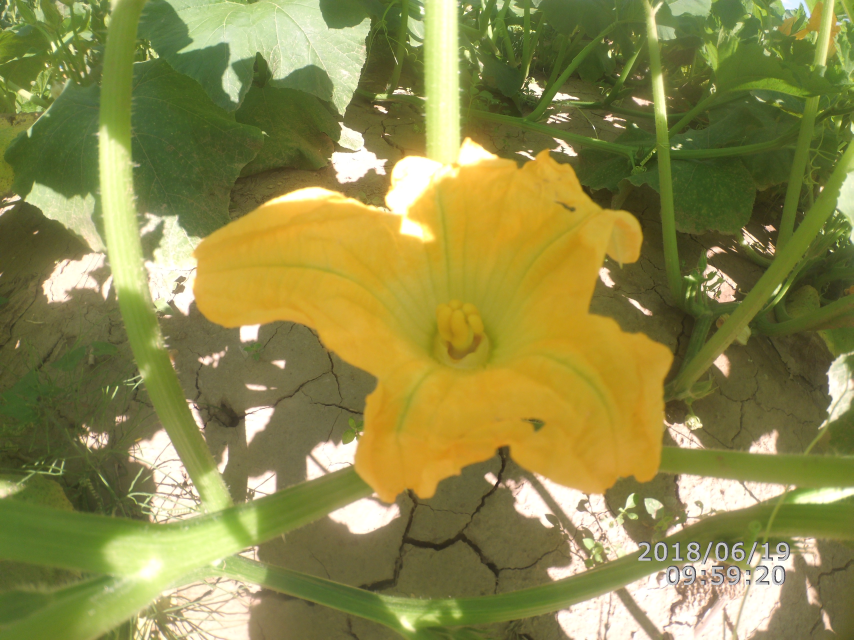
#> input picture nobee.jpg, 2560 x 1920 px (shown at 1/3 size)
$ python test.py   (Python 2 division)
#> lines starting #> are read from the running program, lines starting #| are printed output that depends on the picture
from skimage import io
import numpy as np


f= io.imread('nobee.jpg')
#> f is the input picture: shape (1920, 2560, 3); mean R, G, B 141.9, 138.1, 74.8
shape = f.shape
#> shape = (1920, 2560, 3)
print(shape)
#| (1920, 2560, 3)
flowerLeft = 0
half_X_Left = shape[0]/2
#> half_X_Left = 960
half_X_Right = half_X_Left
#> half_X_Right = 960
print("Half: " + str(half_X_Left))
#| Half: 960
#Trim the left and right sides
for j in range(shape[1]):
	pixel = f[half_X_Left,j]
	red = pixel[0]
	green = pixel[1]
	blue = pixel[2]

	if(red >180 and red < 230 and green > 140 and green < 179 and blue > 30 and blue < 59):
		#Reached the left side of the flower
		flowerLeft = [half_X_Left, j]
#> this loop made 2560 passes
#> (red, green, blue) on passes 1 to 12: (87, 81, 47), (89, 83, 49), (89, 83, 47), (88, 82, 46), (88, 79, 46), (89, 80, 47), (86, 80, 48), (86, 80, 48), (89, 82, 53), (85, 78, 49), (83, 78, 48), (84, 79, 49)
		#print("Location: " + str(half_X_Left) + "," + str(j))
		#f[half_X_Left, j] = 0
print(flowerLeft)
#| [960, 1835]
g = np.array(f)
g = np.delete(g, np.s_[flowerLeft[1]:shape[1]], 1)
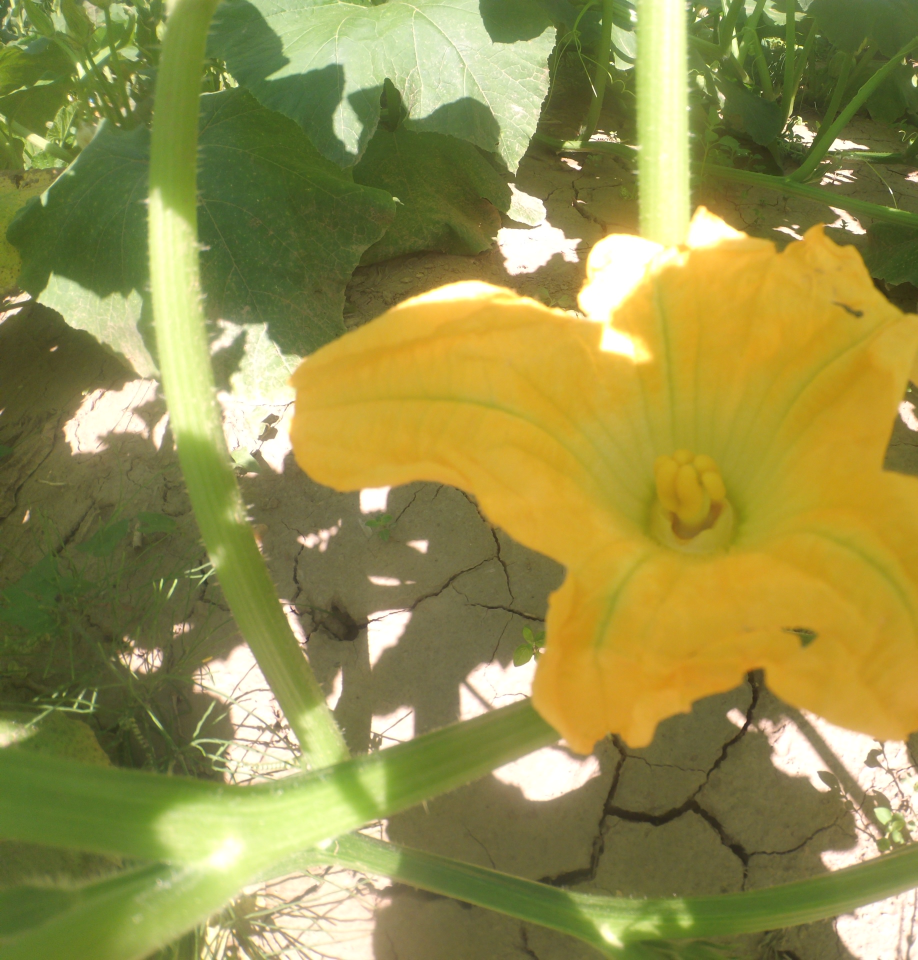
#> g: shape (1920, 1835, 3) (shown at 1/2 size); mean R, G, B 149.2, 143.5, 76.1


g = np.delete(g, np.s_[0:(g.shape[1]-1200)],1)
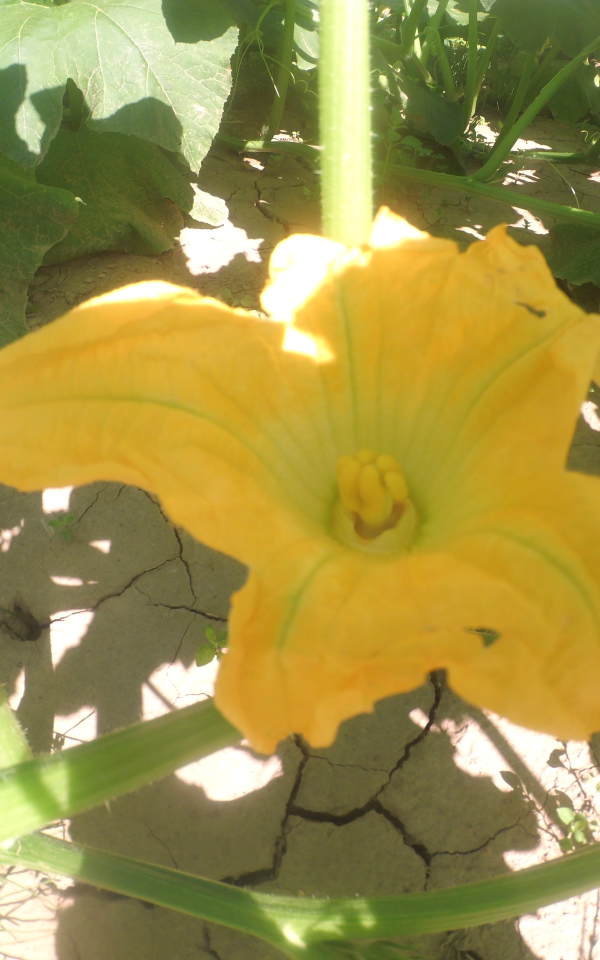
#> g: shape (1920, 1200, 3) (shown at 1/2 size); mean R, G, B 159.6, 145.9, 72.8
io.imsave('test.jpg',g)

$ run again, with bee.jpg copied over nobee.jpg
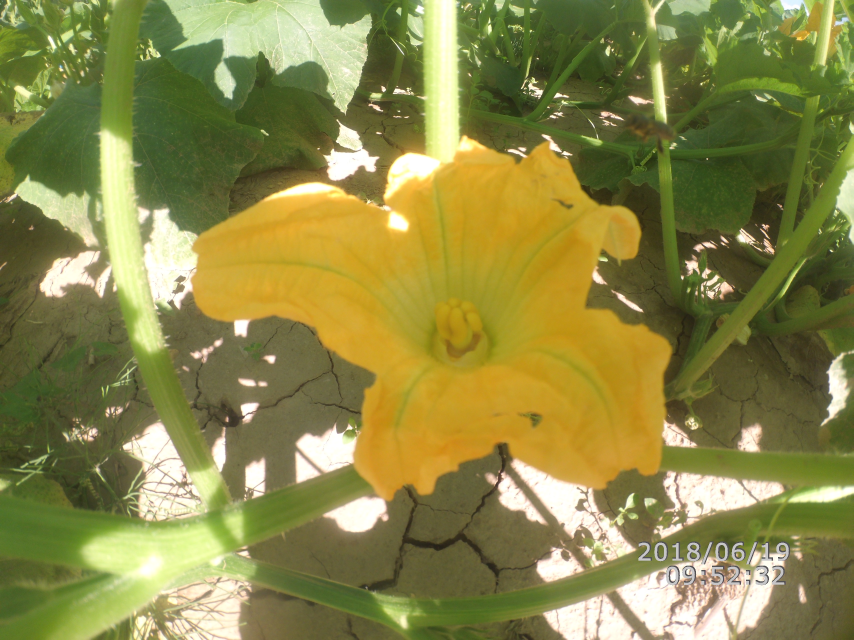
#> input picture bee.jpg, 2560 x 1920 px (shown at 1/3 size)
#> f is the input picture: shape (1920, 2560, 3); mean R, G, B 139.3, 136.3, 73.4
#| (1920, 2560, 3)
#| Half: 960
#> the loop `for j in range(shape[1]):` made 2560 passes
#> (red, green, blue) on passes 1 to 8: (80, 76, 38), (83, 79, 41), (85, 81, 44), (84, 80, 43), (81, 77, 40), (80, 76, 39), (80, 76, 41), (81, 77, 42)
#| [960, 1853]
#> `g = np.delete(g, np.s_[flowerLeft[1]:shape[1]], 1)`:
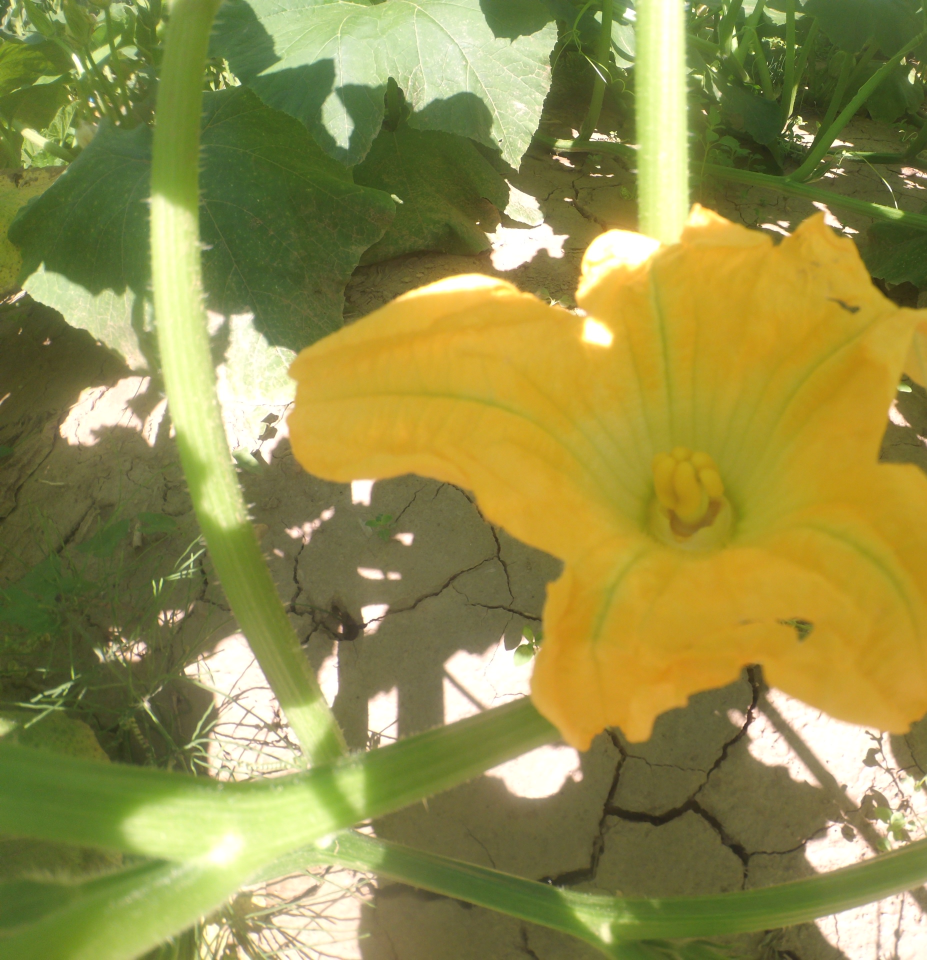
#> g: shape (1920, 1853, 3) (shown at 1/2 size); mean R, G, B 147.2, 142.3, 75.2
#> `g = np.delete(g, np.s_[0:(g.shape[1]-1200)],1)`:
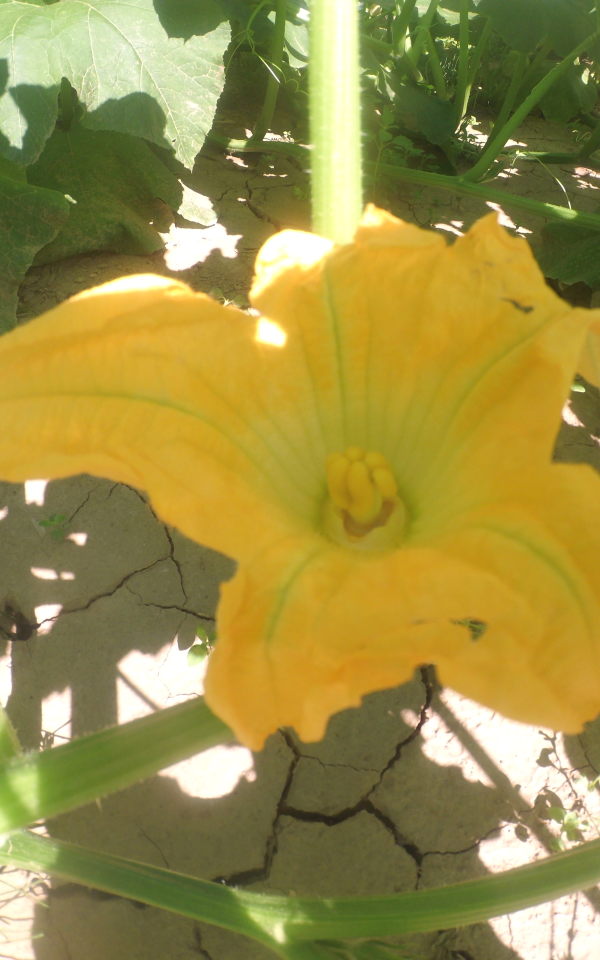
#> g: shape (1920, 1200, 3) (shown at 1/2 size); mean R, G, B 155.4, 142.5, 69.8
